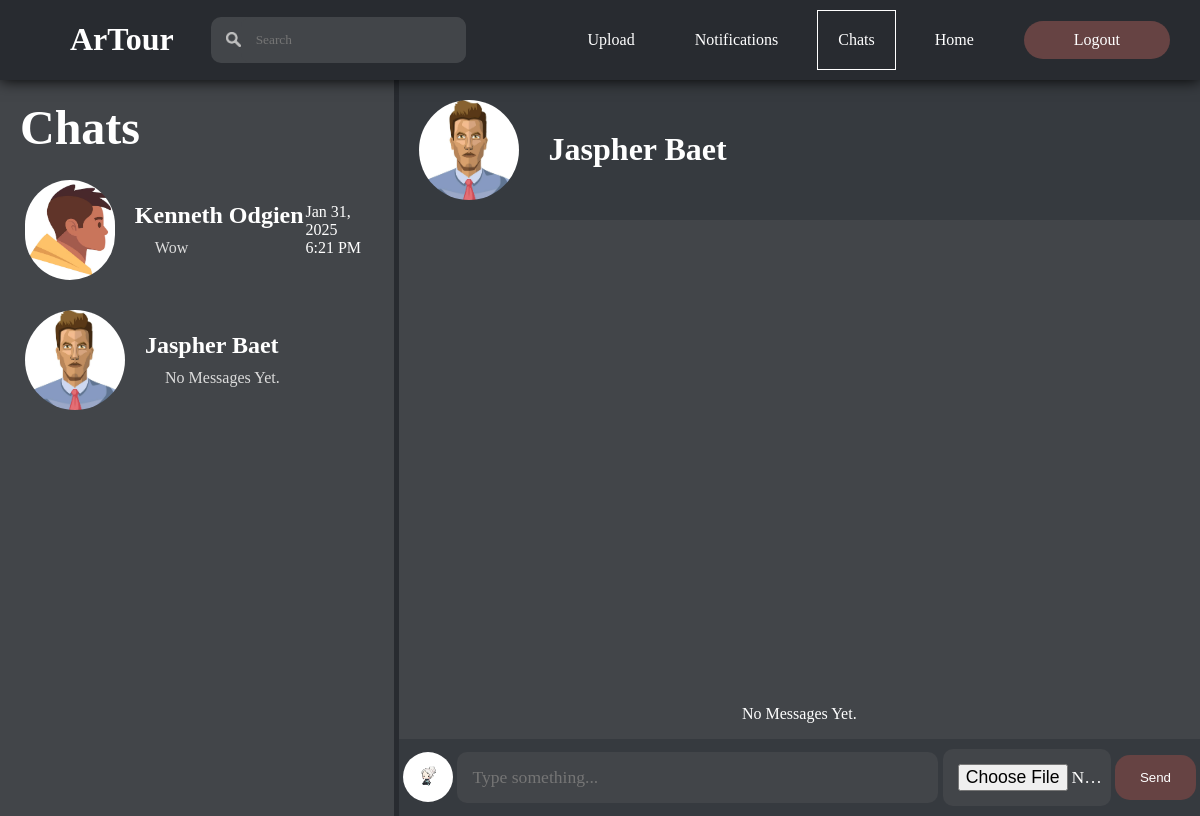
Screenshot of /html/chats.php?message=2 (signed in) with the database file from the repository.
### tables this page shows
CREATE TABLE `follow` (
  `followId` int(11) NOT NULL,
  `followerId` int(11) NOT NULL,
  `followStatus` int(11) NOT NULL,
  `followedId` int(11) NOT NULL,
  `lastMessageDate` datetime DEFAULT NULL
);

CREATE TABLE `users` (
  `profileId` int(11) NOT NULL,
  `profileType` int(11) NOT NULL,
  `profileName` varchar(255) NOT NULL,
  `profilePassword` varchar(255) NOT NULL,
  `profileDescription` varchar(255) NOT NULL,
  `profileAddress` varchar(255) NOT NULL,
  `profileEmail` varchar(255) NOT NULL,
  `profileNumber` varchar(11) NOT NULL,
  `profileFacebook` varchar(255) NOT NULL,
  `profileInstagram` varchar(255) NOT NULL,
  `profileX` varchar(255) NOT NULL,
  `profilePicture` varchar(255) NOT NULL,
  `dateCreated` date NOT NULL,
  `activeStatus` int(11) NOT NULL,
  `resetToken` varchar(64) DEFAULT NULL,
  `resetTokenExpire` datetime DEFAULT NULL,
  `verifyStatus` int(11) NOT NULL,
  `verifyToken` varchar(64) DEFAULT NULL,
  `verifyTokenExpire` varchar(64) DEFAULT NULL
);

CREATE TABLE `chats` (
  `chatId` int(11) NOT NULL,
  `message` varchar(255) NOT NULL,
  `imageName` varchar(255) DEFAULT NULL,
  `messengerId` int(11) NOT NULL,
  `receiverId` int(11) NOT NULL,
  `messageDate` datetime DEFAULT NULL,
  `readStatus` int(11) NOT NULL
);

### html/chats.php (the view, shortened to what this page needs)
<!DOCTYPE html>
<html lang="en">
<head>
    <link rel="stylesheet" href="../css/chats.css">
</head>
<body>
    <?php
        $DBHost = "localhost";
        $DBUser = "root";
        $DBPass = "";
        $DBName = "artourdb";
        $conn = mysqli_connect($DBHost, $DBUser, $DBPass, $DBName);
        $userId=$_SESSION['userId'];
        $getFollowing = "SELECT * FROM follow WHERE followerId=$userId ORDER BY lastMessageDate DESC";
        $followingResult = mysqli_query($conn, $getFollowing);
    ?>
    <header>
        <div class="mainheader">
            <div class="logo">
                <h1> ArTour </h1>
            </div>
            <div class="search">
                <form action="search.php" method="POST">
                    <img src="../images/searchicon.png" alt="">
                    <input type="search" id="search" name="search" placeholder="Search">
                </form>
            </div>
            <div class="navigation">
                <nav class="sections">
                    <a href="uploadimage.php"> Upload </a>
                    <a href="notifications.php"> Notifications </a>
                    <a class="active" href="chats.php"> Chats </a>
                    <a href="home.php"> Home </a>
                    <a class="button" href="#divOne"> Logout </a>
                </nav>
            </div>
        </div>
    </header>
    <main>
        <div class="people scrollable">
            <h1>Chats</h1>
            <?php
                $followingRow = mysqli_num_rows($followingResult);
                if ($followingRow>0){
                    while ($followedUser = mysqli_fetch_assoc($followingResult)){
                        $getFollowingUser = "SELECT * FROM users WHERE profileId='".$followedUser['followedId']."'";
                        $followingUserResult = mysqli_query($conn, $getFollowingUser);
                        $followingUser = mysqli_fetch_assoc($followingUserResult);
                        $getChatDetails = "SELECT * FROM chats WHERE (receiverId='$userId' OR receiverId='".$followedUser['followedId']."')
                        AND (messengerId='".$followedUser['followedId']."' OR messengerId='$userId') ORDER BY messageDate DESC";
                        $chatDetailsResult = mysqli_query($conn, $getChatDetails);
                        $chatsRow = mysqli_num_rows($chatDetailsResult);
                        $chatDetails = mysqli_fetch_assoc($chatDetailsResult);
                        if ($chatsRow>0){
                            $chatDate = strtotime($chatDetails['messageDate']);
                            $chatFormatDate = date("M j, Y", $chatDate)."<br>".date("g:i A", $chatDate);
                            $message = $chatDetails['message'];
                            $checkMessage = (strlen($message) > 20) ? substr($message, 0, 20) . "..." : $message;
                            echo "
                            <a class='chathead' href='chats.php?message=".$followedUser['followedId']."'><div class='person'>
                                <img class='followingProfile' src='../profiles/".$followingUser['profilePicture']."'/>
                                <div class='details'>
                                    <h2> ".$followingUser['profileName']."</h2>";
                                    if ($chatDetails['messengerId']==$_SESSION['userId']){
                                        echo "<p class='message'> You: ".htmlspecialchars($checkMessage)." </p>";
                                    }
                                    else {
                                        if ($chatDetails['readStatus']!=1){
                                            echo "<b><p class='message' style='color: white;'> ".htmlspecialchars($checkMessage)." </p></b>";
                                        }
                                        else {
                                            echo "<p class='message'> ".htmlspecialchars($checkMessage)." </p>";
                                        }
                                    }
                                echo "</div>
                                <p class='date'> $chatFormatDate</p>
                            </div></a>
                            ";
                        }
                        else {
                            echo "
                            <a class='chathead' href='chats.php?message=".$followedUser['followedId']."'><div class='person'>
                                <img class='followingProfile' src='../profiles/".$followingUser['profilePicture']."'/>
                                <div class='details'>
                                    <h2> ".$followingUser['profileName']."</h2>
                                    <div class='chatDetails'>
                                        <p class='nothing'> No Messages Yet. </p>
                                    </div>
                                </div>
                            </div></a>
                            ";
                        }
                    }
                }
                else {
                    echo"<h3 class='none'> Follow Someone to <br> message them. </h3>";
                }
            ?>
        </div>
        <div class="chatContents">
            <?php
                if(!empty($_GET['message'])){
                    $getFollowedUser ="SELECT * FROM users WHERE profileId='".$_GET['message']."'";
                    $followedUserResult = mysqli_query($conn, $getFollowedUser);
                    $followedUserDetails = mysqli_fetch_assoc($followedUserResult);
                    echo "
                    <div class='selectedChatHeader'>
                        <img src='../profiles/".$followedUserDetails['profilePicture']."'/>
                        <h1> ".$followedUserDetails['profileName']." </h1>
                    </div>
                    ";
                }
                else {
                    echo "<div class='error'><h1> Select a Chat </h1> </div>";
                }
            ?>
            <div class="sendMessage">
                <?php
                    if(!empty($_GET['message'])){
                        $getMessages = "SELECT * FROM chats WHERE (receiverId=$userId OR receiverId=".$_GET['message'].") AND (messengerId=$userId OR messengerId=".$_GET['message'].")";
                        $messagesResult = mysqli_query($conn, $getMessages);
                        $messagesRow = mysqli_num_rows($messagesResult);
                        if ($messagesRow>0){
                            while ($messagesDetails = mysqli_fetch_assoc($messagesResult)){
                                if ($messagesDetails['messengerId']==$userId) {
                                    echo "
                                        <div class='rightSide'>
                                            <a class='deleteComment' href='javascript:void()' onClick='delAlert(".$messagesDetails['chatId'].", ".$_GET['message'].")'>...</a>
                                            <p class='imageMessage'> ".$messagesDetails['message']." ";
                                            if ($messagesDetails['imageName']!=NULL){
                                                echo "<img class='messageImage' src='../chats/".$messagesDetails['imageName']."'/> </p>";
                                            }
                                            else {
                                                echo "";
                                            }
                                        echo"</div>
                                    ";
                                }
                                else {
                                    echo "
                                        <div class='leftSide'>
                                            <img class='messenger' src='../profiles/".$followedUserDetails['profilePicture']."'/>
                                            <p class='imageMessage'> ".$messagesDetails['message']." ";
                                            if ($messagesDetails['imageName']!=NULL){
                                                echo "<img class='messageImage' src='../chats/".$messagesDetails['imageName']."'/> </p>";
                                            }
                                            else {
                                                echo "";
                                            }
                                        echo "</div>
                                    ";
                                }
                            }
                        }
                        else {
                            echo "<div class='none'> <p> No Messages Yet. </p> </div>";
                        }
                    }
                    else {
                        echo"";
                    }
                ?>
                <form method="POST" enctype="multipart/form-data">
                    <?php
                    if(!empty($_GET['message'])){
                        $getUser = "SELECT * FROM users WHERE profileId=$userId";
                        $userResult = mysqli_query($conn, $getUser);
                        $userDetails = mysqli_fetch_assoc($userResult);
                        echo "
                            <div id='imageSection' class='column'>
                                <img id='uploadedimage' alt='Selected Image'>
                                <p class='preview'> Preview </p>
                            </div>
                            <div class='messageSection'>
                                <img class='ownerProfile' src='../profiles/".$userDetails['profilePicture']."'/>
                                <input type='text' id='message' name='message' maxlength='50' placeholder='Type something...' required>
                                <input type='file' id='uploadimage' name='image' accept='image/*'>
                                <input type='submit' name='submit' value='Send'>
                            </div>
                        ";
                    }
                    else{
                        echo "";
                    }
                    ?>
                </form>
            </div>
        </div>
    </main>
</body>
</html>

### css/chats.css (style rules this page uses)
body { background-color: #282b30; background-size: cover; font-family: 'Century Gothic'; padding: 0; margin: 0; }
header { background-color: #282b30; display: flex; flex-direction: column; box-shadow: 0 0 15px black; width: 100%; position:sticky; top: 0; z-index: 99; }
.mainheader { display: flex; justify-content: space-between; align-items: center; }
.logo h1 { position:relative; left: 70px; color: white; }
.search { width: 20%; }
.search form { display: flex; align-items: center; flex-direction: row; background: #424549; border-radius: 10px; width: 100%; padding-left: 15px; }
.search form img { width: 15px; height: 15px; }
.search form input { background: #424549; padding: 15px; width: 100%; border: none; outline: none; box-sizing: border-box; font-family: "Century Gothic"; color: white; border-radius: 10px; }
.navigation { display: flex; flex-direction: row; }
nav { display: flex; align-items: center; }
nav a.active { box-shadow: 0 0 0 1px white; pointer-events: none; }
main { display: flex; flex-direction: row; justify-content: space-between; }
.people { display: flex; flex-direction: column; background-color: #424549; width: 30%; padding: 20px; height: 87vh; overflow-y: scroll; }
.people h1, .people h3 { color: white; padding: 0; margin: 0 0 20px 0; font-size: 3em; }
a.chathead { text-decoration: none; color: white; }
.details { display: flex; flex-direction: column; width: 60%; }
.details p, .details h2 { text-decoration: none; padding: 0; margin: 0 0 0 40px; }
.details p { margin-top: 10px; }
.details h2 { margin: 0 0 0 20px; }
p.message { color: gainsboro; }
p.date { margin:0; padding: 0; }
.followingProfile { width: 100px; height: 100px; border-radius: 50px; }
.chatContents { display: flex; flex-direction: column; justify-content: space-between; background-color: #424549; border-left: 5px solid #282b30; width: 68%; }
.selectedChatHeader { display: flex; flex-direction: row; color: white; padding: 20px; align-items: center; background-color: #363a3f; }
.selectedChatHeader img { width: 100px; height: 100px; border-radius: 50px; }
.selectedChatHeader h1 { margin-left: 30px; }
.sendMessage form { display: flex; flex-direction: column; color: white; align-items: end; }
img.ownerProfile, img.messenger { width: 50px; height: 50px; border-radius: 50px; }
.sendMessage form input[type="text"], .sendMessage form input[type="file"] { background: #424549; padding: 15px; width: 60%; border: none; outline: none; box-sizing: border-box; font-family: "Century Gothic"; font-size: 1.1em; color: white; border-radius: 10px; }
.sendMessage form input[type="file"] { width: 21%; }
.messageSection { display: flex; flex-direction: row; align-items: center; justify-content: space-evenly; width: 100%; padding: 10px 0 10px 0; background-color: #363a3f; }
.none { text-align: center; color: white; }
.nothing { color: gainsboro; }

### rows the page displays
follow: users.profilePicture (picture), users.profileName "Kenneth Odgien", chats.message "Wow", chats.messageDate "Jan 31, 2025", chats.messageDate "6:21 PM"
follow: users.profilePicture (picture), users.profileName "Jaspher Baet"
users: profilePicture (picture), profileName "Jaspher Baet"
users: profilePicture (picture)
